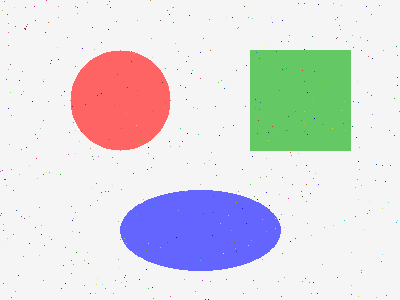
#> input picture 540/noisy_test.png, 400 x 300 px
$ python -i raster_to_vector.py   (imports and definitions only)   (older library calls are emulated)
#> lines starting #> are read from the running program, lines starting #| are printed output that depends on the picture; after the words box and inside, x2 and y2 are one past the last pixel; in counts of white or black regions, pixels touching at a corner belong together
import cv2
import numpy as np
from scipy import ndimage
from scipy.interpolate import splprep, splev
from scipy.ndimage import label, sum as ndi_sum
from sklearn.cluster import KMeans
import svgwrite
import warnings
# [1 line not run here, left out]


class RasterToVector:
    def __init__(self, image_path):
        self.image_path = image_path
        self.original_image = None
        self.preprocessed_image = None
        self.edges = None
        self.contours = None
        self.svg_path = None

    def load_image(self):
        self.original_image = cv2.imread(self.image_path, cv2.IMREAD_COLOR)
#> self.original_image is the input picture: shape (300, 400, 3); mean B, G, R 223.6, 218.9, 220.6
        if self.original_image is None:
            raise ValueError(f"无法加载图像: {self.image_path}")
        self.original_image = cv2.cvtColor(self.original_image, cv2.COLOR_BGR2RGB)
        return self.original_image

    def denoise(self, image, method='bilateral', kernel_size=5, min_area=20):
#> called with method = 'bilateral', kernel_size = 5, min_area = 20
        if method == 'bilateral':
            denoised = cv2.bilateralFilter(image, kernel_size, 75, 75)
        elif method == 'gaussian':
            denoised = cv2.GaussianBlur(image, (kernel_size, kernel_size), 0)
        elif method == 'median':
            denoised = cv2.medianBlur(image, kernel_size)
        elif method == 'nl_means':
            denoised = cv2.fastNlMeansDenoisingColored(image, None, 10, 10, 7, 21)
        elif method == 'area_filter':
            return self.area_filter_denoise(image, min_area=min_area)
        else:
            denoised = image

        if min_area > 0 and method != 'area_filter':
            denoised = self.area_filter_denoise(denoised, min_area=min_area)

        return denoised

    def area_filter_denoise(self, image, min_area=20):
#> called with min_area = 20
        gray = cv2.cvtColor(image, cv2.COLOR_RGB2GRAY)
        edges = cv2.Canny(gray, 50, 150)
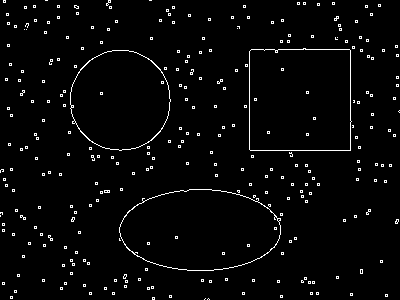
#> edges: shape (300, 400); 2.9% white in thin lines or dots
        dilated = cv2.dilate(edges, np.ones((3, 3), np.uint8), iterations=1)
#> dilated: shape (300, 400); 9.1% white; 240 white regions (3 under 20 px), largest, box (x1, y1, x2, y2) and area: (118, 188, 284, 272) 1544, (243, 45, 361, 158) 1394, (69, 49, 172, 152) 1229

        num_labels, labels, stats, _ = cv2.connectedComponentsWithStats(
            255 - dilated, connectivity=8
        )
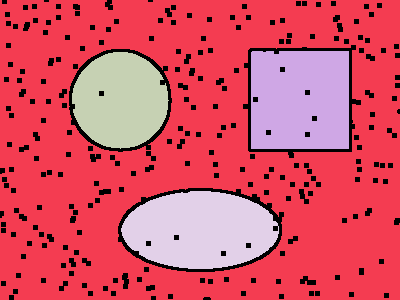
#> labels: shape (300, 400) int32; 5 distinct labels, from 0 to 4; one colour per label, 0 black
#> num_labels = 5; stats = [[0, 0, 400, 300, 10965], [0, 0, 400, 300, 82959], [251, 51, 98, 98, 9435], [72, 52, 97, 97, 7226], [121, 191, 158, 78, 9415]]

        mask = np.zeros_like(gray, dtype=np.uint8)
        for i in range(1, num_labels):
            if stats[i, cv2.CC_STAT_AREA] >= min_area:
                mask[labels == i] = 255

        mask = cv2.dilate(mask, np.ones((3, 3), np.uint8), iterations=1)
#> mask: shape (300, 400); 96.7% white; black in thin lines or dots
        mask = cv2.GaussianBlur(mask, (5, 5), 0)
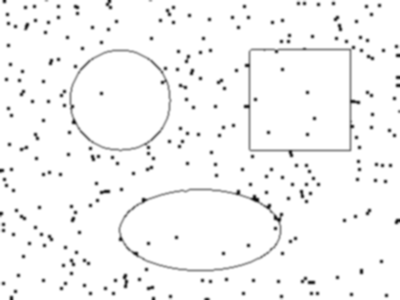
#> mask: shape (300, 400); min 10, max 255, mean 246.6
        mask = mask.astype(np.float32) / 255.0
        mask_3d = np.stack([mask, mask, mask], axis=2)

        result = image.astype(np.float32) * mask_3d
        result = result.astype(np.uint8)

        return result

    def color_quantization(self, image, n_colors=8, edge_aware=True, smooth_sigma=1.5):
        if not edge_aware:
            pixels = image.reshape(-1, 3)
            kmeans = KMeans(n_clusters=n_colors, random_state=42, n_init=10)
            kmeans.fit(pixels)
            labels = kmeans.predict(pixels)
            quantized = kmeans.cluster_centers_[labels].astype(np.uint8)
            return quantized.reshape(image.shape)

        return self.edge_aware_color_quantization(image, n_colors, smooth_sigma)

    def edge_aware_color_quantization(self, image, n_colors=8, smooth_sigma=1.5):
#> called with n_colors = 8, smooth_sigma = 1.5
        gray = cv2.cvtColor(image, cv2.COLOR_RGB2GRAY)
        edges = cv2.Canny(gray, 50, 150)
#> edges: shape (300, 400); 5.1% white in thin lines or dots
        edge_strength = cv2.GaussianBlur(edges.astype(np.float32), (0, 0), sigmaX=smooth_sigma)
        edge_strength = edge_strength / edge_strength.max() if edge_strength.max() > 0 else edge_strength
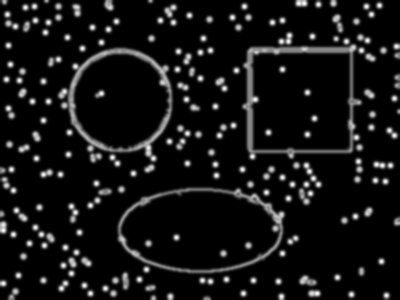
#> edge_strength: shape (300, 400) float32; min 0, max 1, mean 0.0833

        h, w = image.shape[:2]
#> h = 300; w = 400
        pixels = image.reshape(-1, 3).astype(np.float32)
        edge_weights = edge_strength.reshape(-1)

        coords = np.mgrid[0:h, 0:w].reshape(2, -1).T.astype(np.float32)
        coords_normalized = coords / np.array([h, w]) * 10

        features = np.concatenate([pixels / 255.0 * 5, coords_normalized], axis=1)

        kmeans = KMeans(n_clusters=n_colors, random_state=42, n_init=10)
        labels = kmeans.fit_predict(features)

        quantized = np.zeros_like(pixels)
        for i in range(n_colors):
            mask = labels == i
            if mask.sum() > 0:
                cluster_pixels = pixels[mask]
                cluster_edges = edge_weights[mask]
                weights = 1.0 / (1.0 + cluster_edges * 5)
                weights = weights / weights.sum()
                weighted_color = np.average(cluster_pixels, weights=weights, axis=0)
                quantized[mask] = weighted_color
#> this loop made 8 passes
#> weighted_color on passes 1 to 8: [99.72, 99.79, 248.4], [243.4, 243.4, 243.4], [243.7, 243.7, 243.7], [243.6, 243.6, 243.6], [99.99, 195.3, 99.89], [247.6, 100.1, 100], [243.7, 243.7, 243.7], [244, 244.1, 244]

        quantized = quantized.reshape(image.shape).astype(np.uint8)
        quantized = self.smooth_boundaries(quantized, edges, smooth_sigma)

        return quantized

    def smooth_boundaries(self, quantized_image, edges, sigma=1.5):
#> called with sigma = 1.5
        blurred = cv2.GaussianBlur(quantized_image, (0, 0), sigmaX=sigma)

        edge_mask = edges > 50
#> edge_mask: shape (300, 400) bool; 5.1% white in thin lines or dots
        kernel = cv2.getStructuringElement(cv2.MORPH_ELLIPSE, (5, 5))
        edge_region = cv2.dilate(edge_mask.astype(np.uint8), kernel) > 0
#> edge_region: shape (300, 400) bool; 19.9% white; 171 white regions, largest, box (x1, y1, x2, y2) and area: (241, 31, 377, 161) 3437, (57, 47, 174, 174) 3237, (117, 187, 286, 274) 2572

        edge_region_3d = np.stack([edge_region, edge_region, edge_region], axis=2)

        result = np.where(edge_region_3d, blurred, quantized_image)
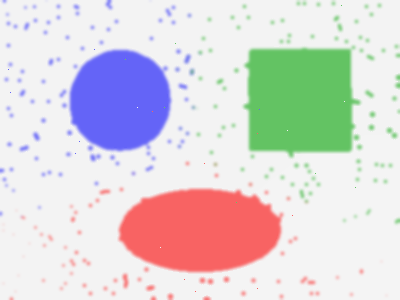
#> result: shape (300, 400, 3); mean of channels 0, 1, 2 216, 214.1, 218.9; drawn as B, G, R
        return result.astype(np.uint8)

    def preprocess(self, denoise_method='bilateral', n_colors=8,
                   denoise_min_area=20, edge_aware_quant=True, smooth_sigma=1.5):
        if self.original_image is None:
            self.load_image()

        denoised = self.denoise(self.original_image, method=denoise_method, min_area=denoise_min_area)
        self.preprocessed_image = self.color_quantization(
            denoised, n_colors=n_colors, edge_aware=edge_aware_quant, smooth_sigma=smooth_sigma
        )
        return self.preprocessed_image

    def detect_edges(self, method='canny', low_threshold=50, high_threshold=150):
        if self.preprocessed_image is None:
            self.preprocess()

        gray = cv2.cvtColor(self.preprocessed_image, cv2.COLOR_RGB2GRAY)
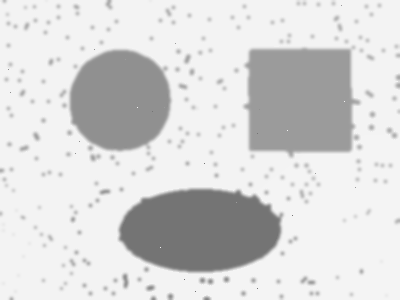
#> gray: shape (300, 400); min 116, max 244, mean 215.2

        if method == 'canny':
            self.edges = cv2.Canny(gray, low_threshold, high_threshold)
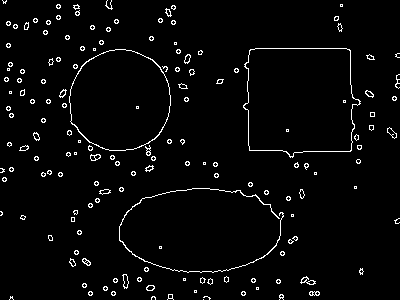
#> self.edges: shape (300, 400); 3.2% white in thin lines or dots
        elif method == 'sobel':
            sobelx = cv2.Sobel(gray, cv2.CV_64F, 1, 0, ksize=3)
            sobely = cv2.Sobel(gray, cv2.CV_64F, 0, 1, ksize=3)
            self.edges = np.sqrt(sobelx**2 + sobely**2).astype(np.uint8)
        elif method == 'laplacian':
            self.edges = cv2.Laplacian(gray, cv2.CV_64F)
            self.edges = np.absolute(self.edges).astype(np.uint8)

        return self.edges

    def extract_contours(self, min_area=10):
        if self.edges is None:
            self.detect_edges()

        contours, hierarchy = cv2.findContours(
            self.edges,
            cv2.RETR_EXTERNAL,
            cv2.CHAIN_APPROX_SIMPLE
        )
#> contours = 154 contours, 127 with area under 20; largest, box (x1, y1, x2, y2) and area: (243, 48, 361, 158) 10698, (69, 49, 171, 151) 8122, (119, 188, 284, 273) 74, (122, 274, 129, 289) 52, (300, 276, 316, 285) 50

        self.contours = [cnt for cnt in contours if cv2.contourArea(cnt) > min_area]
#> self.contours = 127 contours, 100 with area under 20; largest, box (x1, y1, x2, y2) and area: (243, 48, 361, 158) 10698, (69, 49, 171, 151) 8122, (119, 188, 284, 273) 74, (122, 274, 129, 289) 52, (300, 276, 316, 285) 50
        return self.contours

    # [197 lines left out: functions detect_corners, fit_curve, iterative_curve_fitting, calculate_fitting_error, correct_fitting_bias, simplify_contour and 4 more, not called in this run]

>>> result = RasterToVector('noisy_test.png').extract_contours()
#> result has the same summary as self.contours in extract_contours

$ run again, on 540/test_image.png
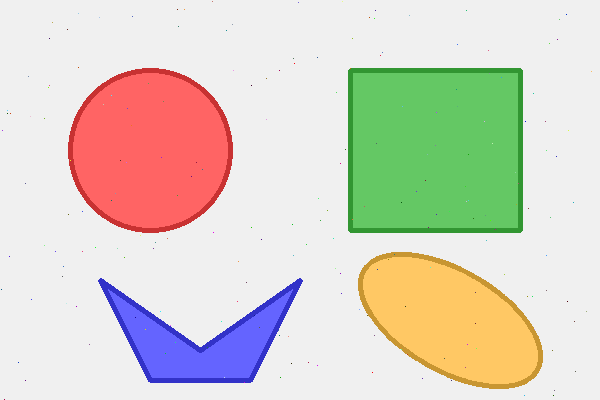
#> input picture 540/test_image.png, 600 x 400 px
#> in load_image, self.original_image is the input picture: shape (400, 600, 3); mean B, G, R 199, 212, 217.6
#> dilated: shape (400, 600); 7.4% white; 104 white regions (1 under 20 px), largest, box (x1, y1, x2, y2) and area: (343, 66, 528, 234) 4017, (97, 277, 304, 384) 3987, (66, 66, 234, 234) 3626
#> in area_filter_denoise, `num_labels, labels, stats, _ = cv2.connectedComponentsWithStats( 255 -..`:
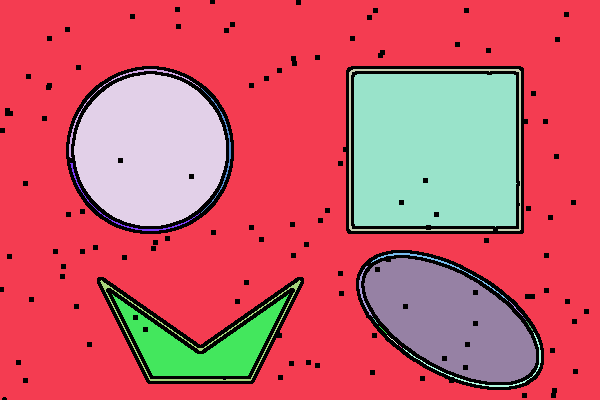
#> labels: shape (400, 600) int32; 21 distinct labels, from 0 to 20; one colour per label, 0 black
#> num_labels = 21; stats = 21 rows, first 6: [0, 0, 589, 400, 17789], [0, 0, 600, 400, 157212], [69, 69, 131, 89, 279], [349, 69, 172, 162, 1297], [74, 74, 152, 152, 17947], [354, 74, 163, 153, 24532]
#> the loop in edge_aware_color_quantization, `for i in range(n_colors):` made 8 passes
#> weighted_color on passes 1 to 8: [239.5, 239.5, 239.5], [239.6, 239.6, 239.6], [247.4, 96.35, 96.35], [243.5, 222.6, 184.5], [96.28, 192.4, 95.39], [239.5, 239.5, 239.5], [87.91, 87.88, 228.9], [239.7, 239.7, 239.7]
#> edge_mask: shape (400, 600) bool; 3.1% white in thin lines or dots
#> edge_region: shape (400, 600) bool; 12.6% white; 92 white regions, largest, box (x1, y1, x2, y2) and area: (336, 65, 533, 245) 6882, (95, 275, 306, 386) 6009, (354, 248, 546, 392) 5837
#> in detect_edges, `self.edges = cv2.Canny(gray, low_threshold, high_threshold)`:
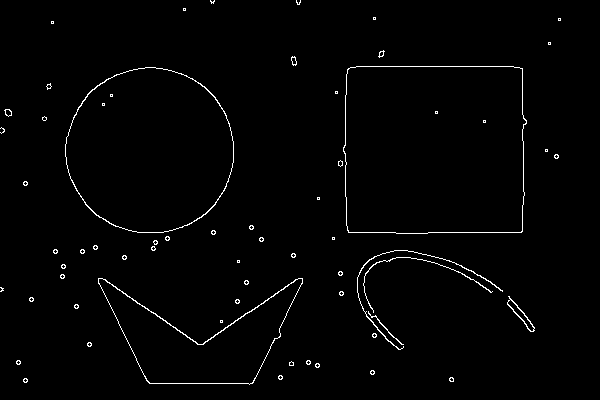
#> self.edges: shape (400, 600); 1.4% white in thin lines or dots, all inside (x1, y1, x2, y2) = (0, 0, 561, 385)
#> contours = 59 contours, 49 with area under 20; largest, box (x1, y1, x2, y2) and area: (343, 66, 527, 234) 29421, (65, 67, 234, 233) 21802, (98, 278, 303, 385) 9896, (507, 296, 535, 332) 230, (357, 250, 503, 350) 70
#> self.contours = 44 contours, 34 with area under 20; largest, box (x1, y1, x2, y2) and area: (343, 66, 527, 234) 29421, (65, 67, 234, 233) 21802, (98, 278, 303, 385) 9896, (507, 296, 535, 332) 230, (357, 250, 503, 350) 70
#> `result = RasterToVector('noisy_test.png').extract_contours()`: result has the same summary as self.contours in extract_contours
